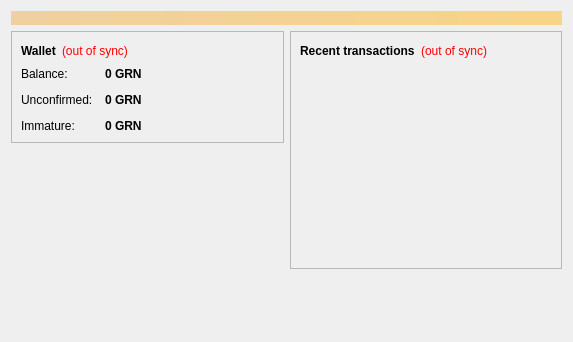
<?xml version="1.0" encoding="UTF-8"?>
<ui version="4.0">
 <class>OverviewPage</class>
 <widget class="QWidget" name="OverviewPage">
  <property name="geometry">
   <rect>
    <x>0</x>
    <y>0</y>
    <width>573</width>
    <height>342</height>
   </rect>
  </property>
  <property name="windowTitle">
   <string>Form</string>
  </property>
  <layout class="QVBoxLayout" name="topLayout">
   <item>
    <widget class="QLabel" name="labelAlerts">
     <property name="visible">
      <bool>false</bool>
     </property>
     <property name="styleSheet">
      <string notr="true">background-color: qlineargradient(x1: 0, y1: 0, x2: 1, y2: 0, stop:0 #F0D0A0, stop:1 #F8D488); color:#000000;</string>
     </property>
     <property name="wordWrap">
      <bool>true</bool>
     </property>
     <property name="margin">
      <number>3</number>
     </property>
    </widget>
   </item>
   <item>
    <layout class="QHBoxLayout" name="horizontalLayout" stretch="1,1">
     <item>
      <layout class="QVBoxLayout" name="verticalLayout_2">
       <item>
        <widget class="QFrame" name="frame">
         <property name="frameShape">
          <enum>QFrame::StyledPanel</enum>
         </property>
         <property name="frameShadow">
          <enum>QFrame::Raised</enum>
         </property>
         <layout class="QVBoxLayout" name="verticalLayout_4">
          <item>
           <layout class="QHBoxLayout" name="horizontalLayout_4">
            <item>
             <widget class="QLabel" name="label_5">
              <property name="font">
               <font>
                <weight>75</weight>
                <bold>true</bold>
               </font>
              </property>
              <property name="text">
               <string>Wallet</string>
              </property>
             </widget>
            </item>
            <item>
             <widget class="QLabel" name="labelWalletStatus">
              <property name="toolTip">
               <string>The displayed information may be out of date. Your wallet automatically synchronizes with the Graincoin network after a connection is established, but this process has not completed yet.</string>
              </property>
              <property name="styleSheet">
               <string notr="true">QLabel { color: red; }</string>
              </property>
              <property name="text">
               <string notr="true">(out of sync)</string>
              </property>
              <property name="alignment">
               <set>Qt::AlignLeading|Qt::AlignLeft|Qt::AlignVCenter</set>
              </property>
             </widget>
            </item>
            <item>
             <spacer name="horizontalSpacer_2">
              <property name="orientation">
               <enum>Qt::Horizontal</enum>
              </property>
              <property name="sizeHint" stdset="0">
               <size>
                <width>40</width>
                <height>20</height>
               </size>
              </property>
             </spacer>
            </item>
           </layout>
          </item>
          <item>
           <layout class="QFormLayout" name="formLayout_2">
            <property name="fieldGrowthPolicy">
             <enum>QFormLayout::AllNonFixedFieldsGrow</enum>
            </property>
            <property name="horizontalSpacing">
             <number>12</number>
            </property>
            <property name="verticalSpacing">
             <number>12</number>
            </property>
            <item row="0" column="0">
             <widget class="QLabel" name="label">
              <property name="text">
               <string>Balance:</string>
              </property>
             </widget>
            </item>
            <item row="0" column="1">
             <widget class="QLabel" name="labelBalance">
              <property name="font">
               <font>
                <weight>75</weight>
                <bold>true</bold>
               </font>
              </property>
              <property name="cursor">
               <cursorShape>IBeamCursor</cursorShape>
              </property>
              <property name="toolTip">
               <string>Your current balance</string>
              </property>
              <property name="text">
               <string notr="true">0 GRN</string>
              </property>
              <property name="textInteractionFlags">
               <set>Qt::LinksAccessibleByMouse|Qt::TextSelectableByKeyboard|Qt::TextSelectableByMouse</set>
              </property>
             </widget>
            </item>
            <item row="1" column="0">
             <widget class="QLabel" name="label_3">
              <property name="text">
               <string>Unconfirmed:</string>
              </property>
             </widget>
            </item>
            <item row="1" column="1">
             <widget class="QLabel" name="labelUnconfirmed">
              <property name="font">
               <font>
                <weight>75</weight>
                <bold>true</bold>
               </font>
              </property>
              <property name="cursor">
               <cursorShape>IBeamCursor</cursorShape>
              </property>
              <property name="toolTip">
               <string>Total of transactions that have yet to be confirmed, and do not yet count toward the current balance</string>
              </property>
              <property name="text">
               <string notr="true">0 GRN</string>
              </property>
              <property name="textInteractionFlags">
               <set>Qt::LinksAccessibleByMouse|Qt::TextSelectableByKeyboard|Qt::TextSelectableByMouse</set>
              </property>
             </widget>
            </item>
            <item row="2" column="0">
             <widget class="QLabel" name="labelImmatureText">
              <property name="text">
               <string>Immature:</string>
              </property>
             </widget>
            </item>
            <item row="2" column="1">
             <widget class="QLabel" name="labelImmature">
              <property name="font">
               <font>
                <weight>75</weight>
                <bold>true</bold>
               </font>
              </property>
              <property name="toolTip">
               <string>Mined balance that has not yet matured</string>
              </property>
              <property name="text">
               <string notr="true">0 GRN</string>
              </property>
              <property name="textInteractionFlags">
               <set>Qt::LinksAccessibleByMouse|Qt::TextSelectableByKeyboard|Qt::TextSelectableByMouse</set>
              </property>
             </widget>
            </item>
           </layout>
          </item>
         </layout>
        </widget>
       </item>
       <item>
        <spacer name="verticalSpacer">
         <property name="orientation">
          <enum>Qt::Vertical</enum>
         </property>
         <property name="sizeHint" stdset="0">
          <size>
           <width>20</width>
           <height>40</height>
          </size>
         </property>
        </spacer>
       </item>
      </layout>
     </item>
     <item>
      <layout class="QVBoxLayout" name="verticalLayout_3">
       <item>
        <widget class="QFrame" name="frame_2">
         <property name="frameShape">
          <enum>QFrame::StyledPanel</enum>
         </property>
         <property name="frameShadow">
          <enum>QFrame::Raised</enum>
         </property>
         <layout class="QVBoxLayout" name="verticalLayout">
          <item>
           <layout class="QHBoxLayout" name="horizontalLayout_2">
            <item>
             <widget class="QLabel" name="label_4">
              <property name="text">
               <string>&lt;b&gt;Recent transactions&lt;/b&gt;</string>
              </property>
             </widget>
            </item>
            <item>
             <widget class="QLabel" name="labelTransactionsStatus">
              <property name="toolTip">
               <string>The displayed information may be out of date. Your wallet automatically synchronizes with the Graincoin network after a connection is established, but this process has not completed yet.</string>
              </property>
              <property name="styleSheet">
               <string notr="true">QLabel { color: red; }</string>
              </property>
              <property name="text">
               <string notr="true">(out of sync)</string>
              </property>
              <property name="alignment">
               <set>Qt::AlignRight|Qt::AlignTrailing|Qt::AlignVCenter</set>
              </property>
             </widget>
            </item>
            <item>
             <spacer name="horizontalSpacer">
              <property name="orientation">
               <enum>Qt::Horizontal</enum>
              </property>
              <property name="sizeHint" stdset="0">
               <size>
                <width>40</width>
                <height>20</height>
               </size>
              </property>
             </spacer>
            </item>
           </layout>
          </item>
          <item>
           <widget class="QListView" name="listTransactions">
            <property name="styleSheet">
             <string notr="true">QListView { background: transparent; }</string>
            </property>
            <property name="frameShape">
             <enum>QFrame::NoFrame</enum>
            </property>
            <property name="verticalScrollBarPolicy">
             <enum>Qt::ScrollBarAlwaysOff</enum>
            </property>
            <property name="horizontalScrollBarPolicy">
             <enum>Qt::ScrollBarAlwaysOff</enum>
            </property>
            <property name="selectionMode">
             <enum>QAbstractItemView::NoSelection</enum>
            </property>
           </widget>
          </item>
         </layout>
        </widget>
       </item>
       <item>
        <spacer name="verticalSpacer_2">
         <property name="orientation">
          <enum>Qt::Vertical</enum>
         </property>
         <property name="sizeHint" stdset="0">
          <size>
           <width>20</width>
           <height>40</height>
          </size>
         </property>
        </spacer>
       </item>
      </layout>
     </item>
    </layout>
   </item>
  </layout>
 </widget>
 <resources/>
 <connections/>
</ui>
